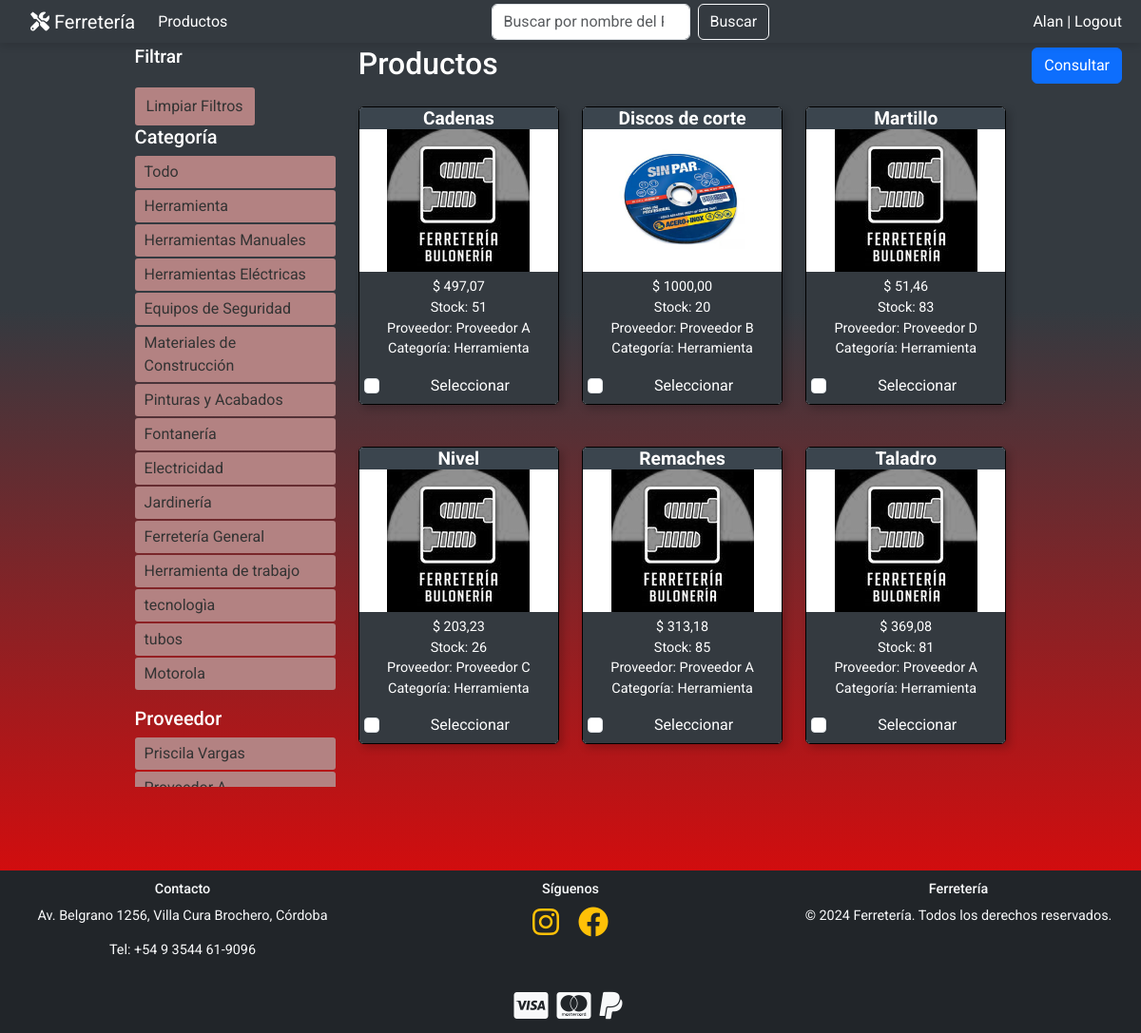
Page /productos/?categoria=Herramienta&proveedor= (signed in) on the earlier database version.
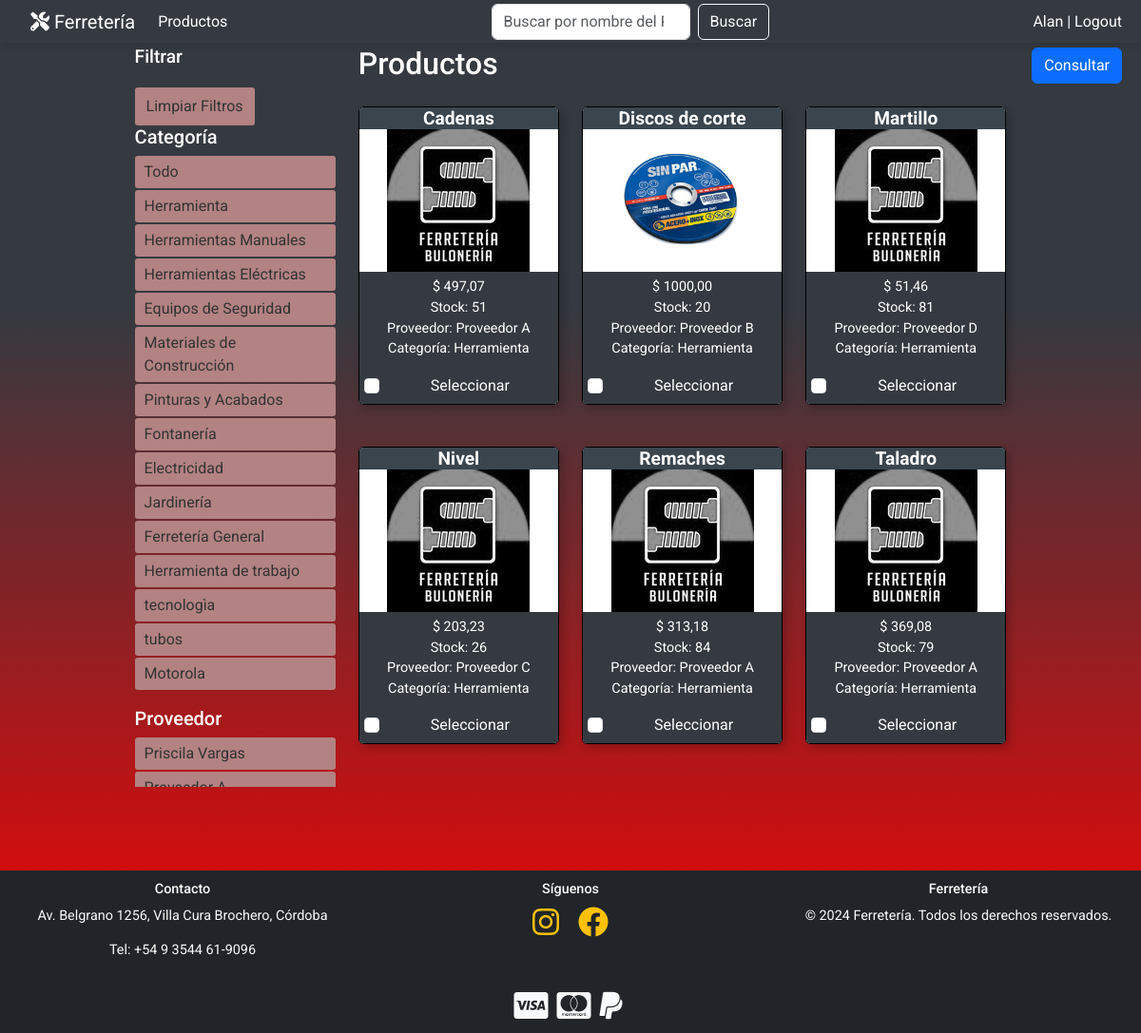
Same page on the later database version.
### miAplicacion/models.py (models this page shows, shortened)
class Categoria(models.Model):
    nombre = models.CharField(max_length=50, unique=True)
    descripcion = models.TextField(blank=True, null=True)
    def __str__(self):
        return self.nombre

class Proveedor(models.Model):
    nombre = models.CharField(max_length=100)
    tipo_producto = models.CharField(max_length=100, default='')
    telefono = models.CharField(max_length=15, default='')
    email = models.EmailField(default='', blank=True)
    direccion = models.CharField(max_length=200, default='', blank=True)
    def __str__(self):
        return self.nombre

class Producto(models.Model):
    nombre = models.CharField(max_length=100)
    descripcion = models.TextField()
    precio = models.DecimalField(max_digits=10, decimal_places=2, default=0.000)
    cantidad_stock = models.PositiveIntegerField()
    categoria = models.ForeignKey('Categoria', on_delete=models.SET_NULL, null=True)
    fecha_creacion = models.DateField(auto_now_add=True)
    fecha_actualizacion = models.DateTimeField(auto_now=True)
    proveedor = models.ForeignKey('Proveedor', on_delete=models.SET_NULL, null=True, blank=True)
    imagen = models.ImageField(upload_to='productos/', default='productos/default.png', blank=True, null=True)
    codigo_barras = models.CharField(max_length=50, null=True, blank=True, unique=True)  # Asegúrate de que sea único
    imagen_codigo_barras = models.ImageField(upload_to='codigos_barras/', blank=True, null=True)

### miAplicacion/views.py (the view)
# urls.py: path('productos/', ProductosListView.as_view(), name='productos_list'),
@method_decorator(login_required, name='dispatch')
class ProductosListView(ListView):
    model = Producto
    template_name = 'productos/productos_list.html'
    context_object_name = 'productos'
    ordering = ['nombre', '-fecha_creacion']
    def get_queryset(self):
        queryset = super().get_queryset()
        categoria = self.request.GET.get('categoria')
        if categoria and categoria != 'todo':
            queryset = queryset.filter(categoria__nombre=categoria)
        proveedor = self.request.GET.get('proveedor')
        if proveedor:
            queryset = queryset.filter(proveedor__nombre=proveedor)
        query = self.request.GET.get('q')
        if query:
            queryset = queryset.filter(Q(nombre__icontains=query))
        return queryset
    def get_context_data(self, **kwargs):
        context = super().get_context_data(**kwargs)
        context['categorias'] = Categoria.objects.all()
        context['proveedores'] = Proveedor.objects.all()
        context['query'] = self.request.GET.get('q', '')  # Mantener la búsqueda en la barra
        context['busqueda_placeholder'] = 'nombre del Producto'
        context['categoria_seleccionada'] = self.request.GET.get('categoria', 'todo')
        context['proveedor_seleccionado'] = self.request.GET.get('proveedor', '')
        context['is_admin'] = self.request.user.is_staff  # Verifica si el usuario es administrador
        return context

### miAplicacion/templatetags/custom_filters.py (called while the page is built)
@register.filter
def startswith(value, prefix):
    return value.startswith(prefix)

### miAplicacion/templates/productos/productos_list.html (shortened to what this page needs)
{% extends 'base.html' %}
{% block search_url %}{% url 'productos_list' %}{% endblock %}
{% load static %}
{% block extra_styles %}
    <link rel="stylesheet" href="{% static 'css/productos.css' %}">
{% endblock %}
{% block content %}
<div class="container my-5">
    <div class="row">
        <div class="col-md-3 filter-section">
            <h4>Filtrar</h4>
            <div class="mt-3">
                <a href="{% url 'productos_list' %}" class="btn btn-secondary">Limpiar Filtros</a>
            </div>
            <div class="filter-section">
                <h5>Categoría</h5>
                <ul>
                    <li><a href="?categoria=todo&proveedor={{ request.GET.proveedor }}">Todo</a></li>
                    {% for categoria in categorias %}
                    <li><a href="?categoria={{ categoria.nombre }}&proveedor={{ request.GET.proveedor }}">{{ categoria.nombre }}</a></li>
                    {% endfor %}
                </ul>
                <h5>Proveedor</h5>
                <ul>
                    {% for proveedor in proveedores %}
                    <li><a href="?categoria={{ request.GET.categoria }}&proveedor={{ proveedor.nombre }}">{{ proveedor.nombre }}</a></li>
                    {% endfor %}
                </ul>
            </div>
        </div>
        <div class="col-md-9">
            <div class="d-flex justify-content-between align-items-center mb-3">
                <h2 class="mb-0">Productos</h2>
            </div>
            <form method="POST" action="{% url 'enviar_consulta' %}">
                <div class="row">
                    {% if productos %}
                        {% for producto in productos %}
                        <div class="col-md-4 mb-4">
                            <div class="card product-card">
                                <h5 class="card-title text-center">{{ producto.nombre }}</h5>
                                <img src="{% if producto.imagen %}{{ producto.imagen.url }}{% else %}{% static 'productos/default.png' %}{% endif %}" class="card-img-top product-img" alt="{{ producto.nombre }}">
                                <div class="card-body text-center">
                                    <p class="card-text">
                                        $ {{ producto.precio }}<br>
                                        Stock: {{ producto.cantidad_stock }}<br>
                                        Proveedor: {{ producto.proveedor }}<br>
                                        Categoría: {{ producto.categoria }}
                                    </p>
                                    {% if not user.is_staff %}
                                    <div class="form-check">
                                        <input class="form-check-input" type="checkbox" name="productos" value="{{ producto.id }}" id="producto{{ producto.id }}">
                                        <label class="form-check-label" for="producto{{ producto.id }}">
                                            Seleccionar
                                        </label>
                                    </div>
                                    {% endif %}
                                </div>
                            </div>
                        </div>
                        {% endfor %}
                    {% else %}
                        <p class="text-center">No se encontraron productos que coincidan con tu búsqueda.</p>
                    {% endif %}
                </div>
                {% if not user.is_staff %}
                <button type="submit" class="btn btn-primary fixed-top-right">Consultar</button>
                {% endif %}
            </form>
        </div>
    </div>
</div>
{% endblock %}

### miAplicacion/templates/base.html (shortened to what this page needs)
{% load static %}
{% load custom_filters %}
<!DOCTYPE html>
<html lang="es">
<head>
    <link href="https://cdn.jsdelivr.net/npm/bootstrap@5.3.0/dist/css/bootstrap.min.css" rel="stylesheet">
    <link rel="stylesheet" href="https://cdnjs.cloudflare.com/ajax/libs/font-awesome/6.0.0-beta3/css/all.min.css">
    {% block extra_styles %}{% endblock %}
</head>
<body class="d-flex flex-column min-vh-100">
    {% block navbar %}
        <nav class="navbar navbar-expand-lg navbar-dark fixed-top custom-navbar">
            <div class="container-fluid">
                <a class="navbar-brand" href="{% url 'index' %}">
                    <i class="fas fa-tools"></i> Ferretería
                </a>
                <div class="collapse navbar-collapse" id="navbarNav">
                    <ul class="navbar-nav me-auto">
                        {% if user.is_authenticated %}
                            {% if user.is_staff %}
                                <li class="nav-item">
                                    <a class="nav-link" href="{% url 'lista_consultas' %}">Consultas</a>
                                </li>
                                <li class="nav-item">
                                    <a class="nav-link" href="{% url 'categoria_list' %}">Categorías</a>
                                </li>
                                <li class="nav-item">
                                    <a class="nav-link" href="{% url 'proveedor_list' %}">Proveedores</a>
                                </li>
                                <li class="nav-item">
                                    <a class="nav-link" href="{% url 'productos_list' %}">Productos</a>
                                </li>
                                <li class="nav-item">
                                    <a class="nav-link" href="{% url 'venta_lista' %}">Ventas</a>
                                </li>
                                <li class="nav-item">
                                    <a class="nav-link" href="{% url 'cliente_lista' %}">Clientes</a>
                                </li>
                            {% else %}
                                <li class="nav-item">
                                    <a class="nav-link" href="{% url 'productos_list' %}">Productos</a>
                                </li>
                            {% endif %}
                        {% endif %}
                    </ul>
                    {% with excluded_paths="/Ferretería/,/consultas/enviar/,/consultas/responder/, /clientes/, /proveedores/, /categorias/" %}
                        {% if user.is_authenticated and request.path not in excluded_paths and not request.path|startswith:'/consultas/responder/, /productos/editar/' and not hide_search_bar %}
                            <form class="d-flex" method="GET" action="{% block search_url %}{% endblock %}">
                                <input class="form-control me-2" type="search" name="q" placeholder="Buscar por {{ busqueda_placeholder }}" aria-label="Search">
                                <button class="btn btn-outline-light" type="submit">Buscar</button>
                            </form>
                        {% endif %}
                    {% endwith %}
                    <ul class="nav navbar-nav ms-auto">
                        {% if user.is_authenticated %}
                            <li class="nav-item">
                                <a class="nav-link" href="{% url 'account_logout' %}">{{ request.user }} | Logout</a>
                            </li>
                        {% else %}
                            <li class="nav-item">
                                <a class="nav-link" href="{% url 'account_login' %}">Login</a>
                            </li>
                        {% endif %}
                    </ul>
                </div>
            </div>
        </nav>
    {% endblock %}
    <main class="container-fluid flex-grow-1">
        {% block content %}{% endblock %}
    </main>
    {% block footer %}
        {% if not is_admin %}
            <footer class="footer bg-dark text-light text-center mt-auto">
                <div class="cover">
                    <div class="row">
                        <div class="col-md-4 mb-3">
                            <h5>Contacto</h5>
                            <p>Av. Belgrano 1256, Villa Cura Brochero, Córdoba</p>
                            <p>Tel: +54 9 3544 61-9096</p>
                        </div>
                        <div class="col-md-4 mb-3">
                            <h5>Síguenos</h5>
                            <a href="https://www.instagram.com" class="text-warning mx-2"><i class="fab fa-instagram fa-2x"></i></a>
                            <a href="https://www.facebook.com" class="text-warning mx-2"><i class="fab fa-facebook fa-2x"></i></a>
                        </div>
                        <div class="col-md-4">
                            <h5>Ferretería</h5>
                            <p>© 2024 Ferretería. Todos los derechos reservados.</p>
                        </div>
                        <div class="footer-payment">
                            <i class="fab fa-cc-visa"></i>
                            <i class="fab fa-cc-mastercard"></i>
                            <i class="fab fa-paypal"></i>
                        </div>
                    </div>
                </div>
            </footer>
        {% endif %}
    {% endblock %}
</body>
</html>

### miAplicacion/static/css/productos.css (style rules this page uses)
.card { border: 1px solid #000000; border-radius: 5px; overflow: hidden; padding: 0; box-shadow: 4px 4px 8px rgba(0, 0, 0, 0.2); transition: transform 0.3s ease, box-shadow 0.3s ease; }
.card img { border-radius: 0px; object-fit: contain; width: 100%; height: auto; margin: 0; padding: 0; }
.card-body { color: #ffffff; background-color: #343a40; padding: 5px; }
.card-title { color: rgb(255, 255, 255); background-color: #3b454e; text-align: center; margin: 0%; padding: 0px; font-size: 1.2em; font-weight: bold; }

### miAplicacion/templates/base.html (style rules this page uses)
html, body { margin: 0; padding: 0; height: 100%; }
body { font-family: 'Roboto', sans-serif; background-color: #f8f9fa; color: #333; display: flex; flex-direction: column; min-height: 100vh; }
.navbar { padding-left: 20px; background-color: #343a40; box-shadow: 0 4px 8px rgba(0, 0, 0, 0.1); }
.navbar .navbar-brand, .navbar-nav .nav-link { color: #fff; }
.custom-navbar { height: 45px; }
.container { max-width: 80%; }
.container-fluid { color: White; }
main.container-fluid { background-image: linear-gradient(to bottom, #343A40 30%, red 100%); background-attachment: fixed; background-size: cover; flex: 1; }
.footer { background-color: #343a40; color: #fff; padding: 10px 0; text-align: center; }
.footer p, .footer h5 { font-size: 0.9rem; line-height: 1.4; }
.footer-payment i { font-size: 2rem; margin-right: 5px; }
.filter-section { position: sticky; overflow-y: auto; scrollbar-width: none; -ms-overflow-style: none; top: 0; height: 100vh; display: flex; flex-direction: column; }

### miAplicacion/templates/productos/productos_list.html (style rules this page uses)
.filter-section { margin-bottom: 20px; }
.filter-section h4 { font-size: 1.2rem; margin-bottom: 5px; }
.filter-section ul { list-style: none; padding: 0; }
.filter-section ul li { margin-bottom: 2px; }
.filter-section ul li a { display: block; padding: 5px 10px; border-radius: 3px; text-decoration: none; color: #333; background-color:rgb(179, 130, 130); }
.filter-section .btn-secondary { background-color:rgb(179, 130, 130); border: none; padding: 8px 12px; border-radius: 3px; color: #333; }
.product-card { max-width: 250px; margin: 10px auto; }
.product-img { max-height: 150px; }
.card-text { font-size: 0.9rem; }
.fixed-top-right { position: fixed; top: 50px; right: 20px; z-index: 1000; }

Differences in the rows shown:
changed Producto "Martillo": cantidad_stock "83" → "81"
changed Producto "Remaches": cantidad_stock "85" → "84"
changed Producto "Taladro": cantidad_stock "81" → "79"
